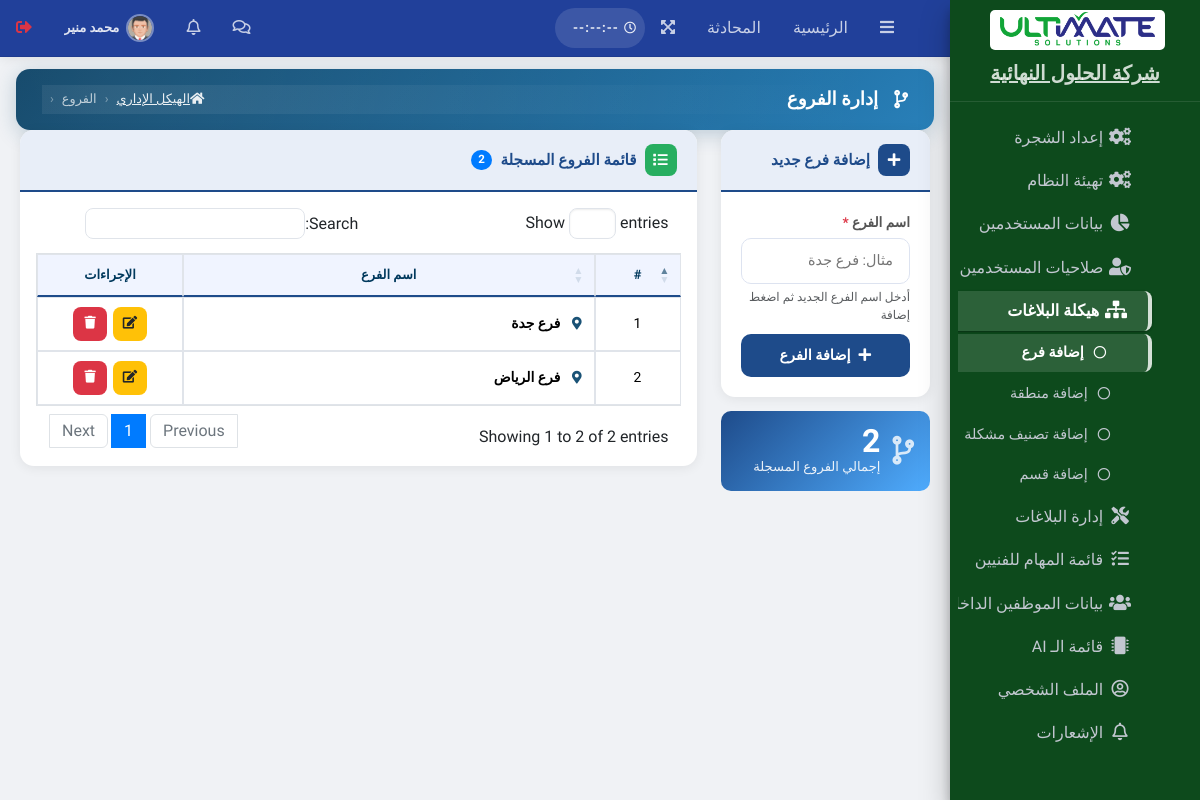
The app's page /admin/pages/forms/addbranch.php (signed in) with its own data.
### tables this page shows
CREATE TABLE `sys_settings` (
  `id`               INT(11)      NOT NULL AUTO_INCREMENT,
  `system_name`      VARCHAR(255) NOT NULL DEFAULT 'وَصْل',
  `system_name_en`   VARCHAR(255) NOT NULL DEFAULT 'WASL',
  `admin_email`      VARCHAR(255) DEFAULT NULL,
  `contact_number`   VARCHAR(50)  DEFAULT NULL,
  `address`          TEXT         DEFAULT NULL,
  `system_logo`      VARCHAR(255) DEFAULT NULL,
  `cr_number`        VARCHAR(20)  DEFAULT NULL COMMENT 'السجل التجاري للشركة',
  `vat_number`       VARCHAR(15)  DEFAULT NULL COMMENT 'الرقم الضريبي للشركة',
  `maintenance_mode` TINYINT(1)   NOT NULL DEFAULT 0,
  `timezone`         VARCHAR(50)  NOT NULL DEFAULT 'Asia/Riyadh',
  `created_at`       TIMESTAMP    NOT NULL DEFAULT CURRENT_TIMESTAMP,
  `updated_at`       TIMESTAMP    NOT NULL DEFAULT CURRENT_TIMESTAMP ON UPDATE CURRENT_TIMESTAMP,
  PRIMARY KEY (`id`)
);

CREATE TABLE `sys_menu` (
  `id`             INT(11)      NOT NULL AUTO_INCREMENT,
  `title`          VARCHAR(100) NOT NULL,
  `icon`           VARCHAR(60)  NOT NULL DEFAULT 'far fa-circle',
  `link`           VARCHAR(255) NOT NULL DEFAULT '#',
  `parent_id`      INT(11)      NOT NULL DEFAULT 0,
  `permission_key` VARCHAR(100) DEFAULT NULL,
  `sort_order`     INT(11)      NOT NULL DEFAULT 0,
  PRIMARY KEY (`id`),
  KEY `idx_parent_id` (`parent_id`)
);

CREATE TABLE `branches` (
  `id`          INT(11)      NOT NULL AUTO_INCREMENT,
  `branch_name` VARCHAR(100) NOT NULL,
  `city`        VARCHAR(100) DEFAULT NULL COMMENT 'المدينة',
  `region`      ENUM(
    'الرياض','مكة المكرمة','المدينة المنورة','القصيم',
    'المنطقة الشرقية','عسير','تبوك','حائل',
    'الحدود الشمالية','جازان','نجران','الباحة','الجوف','أخرى'
  ) DEFAULT 'أخرى' COMMENT 'المنطقة الإدارية',
  `address`     TEXT         DEFAULT NULL,
  `phone`       VARCHAR(20)  DEFAULT NULL,
  `manager_id`  INT(11)      DEFAULT NULL COMMENT 'مدير الفرع FK→sys_users',
  `is_active`   TINYINT(1)   NOT NULL DEFAULT 1,
  PRIMARY KEY (`id`),
  KEY `idx_manager` (`manager_id`)
);

### admin/pages/forms/addbranch.php (the view, shortened to what this page needs)
<?php
require __DIR__ . "/../../../config/db.php";
$current_user_id = $_SESSION['user_id'] ?? null;
$page_path       = "pages/forms/addbranch.php";
$can_add = $can_edit = $can_delete = 0;
$menuStmt = $pdo->prepare("SELECT id FROM sys_menu WHERE link = ?");
$menuStmt->execute([$page_path]);
$current_page_id = $menuStmt->fetchColumn() ?? 0;
if ($current_page_id > 0) {
    $accStmt = $pdo->prepare("SELECT can_add,can_edit,can_delete FROM user_menu_access WHERE user_id=? AND menu_id=?");
    $accStmt->execute([$current_user_id, $current_page_id]);
    $p = $accStmt->fetch(PDO::FETCH_ASSOC);
    if ($p) { $can_add=(int)$p['can_add']; $can_edit=(int)$p['can_edit']; $can_delete=(int)$p['can_delete']; }
}
$allBranches = $pdo->query("SELECT * FROM branches ORDER BY id ASC")->fetchAll(PDO::FETCH_ASSOC);
$totalBranches = count($allBranches);
?>
<!DOCTYPE html>
<html lang="ar" dir="rtl">
<head>
<link rel="stylesheet" href="../../plugins/fontawesome-free/css/all.min.css">
<link rel="stylesheet" href="../../dist/css/adminlte.min.css">
<link rel="stylesheet" href="https://cdn.rtlcss.com/bootstrap/v4.2.1/css/bootstrap.min.css">
<link rel="stylesheet" href="../../dist/css/custom.css?v=202606261542">
<link rel="stylesheet" href="https://cdn.datatables.net/1.13.6/css/dataTables.bootstrap4.min.css">
</head>
<body class="hold-transition sidebar-mini layout-fixed">
<div class="wrapper">
<?php include(__DIR__ . '/../../main-header.php'); ?>
<?php include(__DIR__ . '/../../main-sidebar.php'); ?>
<div class="content-wrapper">
<section class="content-header">
    <div class="container-fluid">
        <div class="page-banner">
            <h4><i class="fas fa-code-branch ml-2"></i>إدارة الفروع</h4>
            <ol class="breadcrumb mb-0">
                <li class="breadcrumb-item"><a href="../../index.php"><i class="fas fa-home"></i></a></li>
                <li class="breadcrumb-item"><a href="#">الهيكل الإداري</a></li>
                <li class="breadcrumb-item active">الفروع</li>
            </ol>
        </div>
    </div>
</section>
<section class="content">
<div class="container-fluid">
<div class="row">
    <div class="col-lg-3 col-md-4 mb-4">
        <div class="form-card">
            <div class="card-head">
                <h6><div class="ch-icon"><i class="fas fa-plus"></i></div>إضافة فرع جديد</h6>
            </div>
            <div class="form-body">
                <form method="POST" id="addForm">
                    <label style="font-weight:600;font-size:.85rem;color:#555;margin-bottom:6px;display:block">
                        اسم الفرع <span style="color:#dc3545">*</span>
                    </label>
                    <input type="text" name="branch_name" id="branchInput"
                           class="add-input" placeholder="مثال: فرع جدة" required
                           autocomplete="off">
                    <small class="text-muted" style="font-size:.75rem;display:block;margin-top:4px">
                        أدخل اسم الفرع الجديد ثم اضغط إضافة
                    </small>
                    <?php if ($can_add): ?>
                    <button type="submit" name="add_branch" class="btn-add">
                        <i class="fas fa-plus ml-2"></i>إضافة الفرع
                    </button>
                    <?php else: ?>
                    <button type="button" class="btn-add" disabled>
                        <i class="fas fa-lock ml-2"></i>لا تملك صلاحية الإضافة
                    </button>
                    <?php endif; ?>
                </form>
            </div>
        </div>
        <div class="stat-box">
            <i class="fas fa-code-branch" style="font-size:1.8rem;opacity:.8"></i>
            <div>
                <div class="sb-num"><?= $totalBranches ?></div>
                <div class="sb-lbl">إجمالي الفروع المسجلة</div>
            </div>
        </div>
    </div>
    <div class="col-lg-9 col-md-8 mb-4">
        <div class="list-card">
            <div class="card-head">
                <h6>
                    <div class="ch-icon" style="background:#27ae60"><i class="fas fa-list"></i></div>
                    قائمة الفروع المسجلة
                    <span class="badge badge-primary badge-pill" style="font-size:.72rem"><?= $totalBranches ?></span>
                </h6>
            </div>
            <div class="card-body p-3">
                <div class="table-responsive">
                    <table id="branchTable" class="table table-hover table-bordered" style="width:100%">
                        <thead>
                            <tr>
                                <th style="width:60px">#</th>
                                <th>اسم الفرع</th>
                                <th style="width:120px">الإجراءات</th>
                            </tr>
                        </thead>
                        <tbody>
                            <?php foreach ($allBranches as $i => $row): ?>
                            <tr>
                                <td><?= $i+1 ?></td>
                                <td class="branch-name-cell">
                                    <i class="fas fa-map-marker-alt text-primary ml-2" style="font-size:.8rem"></i>
                                    <?= htmlspecialchars($row['branch_name']) ?>
                                </td>
                                <td>
                                    <div style="display:flex;gap:6px;justify-content:center">
                                        <?php if ($can_edit): ?>
                                        <button class="btn-act btn-edit edit-btn"
                                                data-id="<?= $row['id'] ?>"
                                                data-name="<?= htmlspecialchars($row['branch_name'], ENT_QUOTES) ?>"
                                                title="تعديل">
                                            <i class="fas fa-edit" style="font-size:.8rem"></i>
                                        </button>
                                        <?php else: ?>
                                        <span class="btn-act btn-dis" title="لا تملك صلاحية التعديل">
                                            <i class="fas fa-edit" style="font-size:.8rem"></i>
                                        </span>
                                        <?php endif; ?>
                                        <?php if ($can_delete): ?>
                                        <button class="btn-act btn-del del-btn"
                                                data-id="<?= $row['id'] ?>"
                                                data-name="<?= htmlspecialchars($row['branch_name'], ENT_QUOTES) ?>"
                                                title="حذف">
                                            <i class="fas fa-trash" style="font-size:.8rem"></i>
                                        </button>
                                        <?php else: ?>
                                        <span class="btn-act btn-dis" title="لا تملك صلاحية الحذف">
                                            <i class="fas fa-trash" style="font-size:.8rem"></i>
                                        </span>
                                        <?php endif; ?>
                                    </div>
                                </td>
                            </tr>
                            <?php endforeach; ?>
                        </tbody>
                    </table>
                </div>
            </div>
        </div>
    </div>
</div>
</div>
</section>
</div>
</div>
</body>
</html>

### admin/main-sidebar.php (shortened to what this page needs)
<?php
$base_url = (isset($_SERVER['SERVER_NAME']) && str_ends_with($_SERVER['SERVER_NAME'], '.wuaze.com'))
    ? '/admin/'
    : '/UltimatesolutionsCrm/admin/';
$current_page = basename($_SERVER['PHP_SELF']);
$logged_user_id = $_SESSION['user_id'] ?? 0;
$role_code = $_SESSION['role_code'] ?? '';
$systemData = $pdo->query("SELECT system_name, system_logo FROM sys_settings LIMIT 1")->fetch(PDO::FETCH_ASSOC);
$systemName = $systemData['system_name'] ?? "T-LINK";
$permissions = [];
if ($role_code === 'MainAdmin') {
    $all_ids = $pdo->query("SELECT id FROM sys_menu")->fetchAll(PDO::FETCH_COLUMN);
    $permissions = array_fill_keys($all_ids, 1);
} else {
    $stmt = $pdo->prepare("SELECT menu_id FROM user_menu_access WHERE user_id = ? AND can_view = 1");
    $stmt->execute([$logged_user_id]);
    $permissions = array_fill_keys($stmt->fetchAll(PDO::FETCH_COLUMN), 1);
}
$all_menus = $pdo->query("SELECT * FROM sys_menu ORDER BY parent_id ASC, sort_order ASC")->fetchAll(PDO::FETCH_ASSOC);
$menu_tree = [];
foreach ($all_menus as $item) {
    if (isset($permissions[$item['id']])) {
        if ($item['parent_id'] == 0) {
            $menu_tree[$item['id']] = $item;
            $menu_tree[$item['id']]['children'] = [];
        } else {
            if (isset($menu_tree[$item['parent_id']])) {
                $menu_tree[$item['parent_id']]['children'][] = $item;
            }
        }
    }
}
?>
<aside class="main-sidebar sidebar-dark-primary elevation-4"
    style="background-color: <?= $visuals['sidebar_color'] ?? '#1e272e'; ?> !important;">
    <a href="<?= $base_url ?>index.php" class="brand-link text-center">
        <img src="<?= $base_url ?>dist/img/<?= htmlspecialchars($systemData['system_logo'] ?? 'logo-tlink.png'); ?>"
            alt="Logo" class="brand-image  "
            style="float: none; max-height: 40px; background-color: white; padding: 2px; border-radius:5px">
        <span class="brand-text font-weight-bold d-block mt-2"><?= htmlspecialchars($systemName); ?></span>
    </a>
    <div class="sidebar">
        <nav class="mt-3">
            <ul class="nav nav-pills nav-sidebar flex-column nav-child-indent" data-widget="treeview" role="menu"
                data-accordion="false">
                <?php foreach ($menu_tree as $main):
                    $has_sub = !empty($main['children']);
                    $is_open = false;
                    if ($has_sub) {
                        foreach ($main['children'] as $child) {
                            if (basename($child['link']) == $current_page) {
                                $is_open = true;
                                break;
                            }
                        }
                    } else {
                        $is_open = (basename($main['link']) == $current_page);
                    }
                ?>
                    <li class="nav-item <?= ($has_sub && $is_open) ? 'menu-open' : '' ?>">
                        <a href="<?= $has_sub ? '#' : $base_url . $main['link'] ?>"
                            class="nav-link <?= $is_open ? 'active' : '' ?>">
                            <i class="nav-icon <?= htmlspecialchars($main['icon'] ?: 'fas fa-th-large') ?>"></i>
                            <p>
                                <?= htmlspecialchars($main['title']) ?>
                            </p>
                        </a>
                        <?php if ($has_sub): ?>
                            <ul class="nav nav-treeview">
                                <?php foreach ($main['children'] as $sub):
                                    $sub_active = (basename($sub['link']) == $current_page) ? 'active' : '';
                                ?>
                                    <li class="nav-item">
                                        <a href="<?= $base_url . $sub['link'] ?>" class="nav-link <?= $sub_active ?>">
                                            <i class="<?= htmlspecialchars($sub['icon'] ?: 'far fa-circle') ?> nav-icon"
                                                style="font-size: 0.8rem;"></i>
                                            <p><?= htmlspecialchars($sub['title']) ?></p>
                                        </a>
                                    </li>
                                <?php endforeach; ?>
                            </ul>
                        <?php endif; ?>
                    </li>
                <?php endforeach; ?>
            </ul>
        </nav>
    </div>
</aside>

### admin/pages/forms/addbranch.php (style rules this page uses)
:root { --p:#1e4b8a; --p-lt:#e8eef8; --gold:#f39c12; }
body { direction:rtl; text-align:right; font-family:'Source Sans Pro',Arial,sans-serif; background:#f4f6f9; }
.form-card, .list-card { background:#fff; border-radius:14px; box-shadow:0 2px 12px rgba(0,0,0,.07); overflow:hidden; }
.card-head { padding:14px 20px; border-bottom:2px solid var(--p); background:var(--p-lt); display:flex; align-items:center; justify-content:space-between; }
.card-head h6 { margin:0; color:var(--p); font-weight:700; font-size:.95rem; display:flex; align-items:center; gap:8px; }
.card-head .ch-icon { width:32px; height:32px; border-radius:8px; background:var(--p); color:#fff; display:flex; align-items:center; justify-content:center; font-size:.9rem; }
.form-body { padding:20px; }
.add-input { width:100%; border:1.5px solid #dde3f0; border-radius:10px; padding:11px 16px; font-size:.9rem; transition:border-color .2s,box-shadow .2s; }
.btn-add { width:100%; background:var(--p); color:#fff; border:none; border-radius:10px; padding:11px; font-size:.9rem; font-weight:700; margin-top:10px; transition:background .2s,transform .1s; cursor:pointer; }
.stat-box { background:linear-gradient(135deg,#1e4b8a,#4facfe); border-radius:10px; padding:14px 16px; color:#fff; margin-top:14px; display:flex; align-items:center; gap:12px; }
.stat-box .sb-num { font-size:2rem; font-weight:800; line-height:1; }
.stat-box .sb-lbl { font-size:.82rem; opacity:.9; }
#branchTable th { background:#f0f4ff; border-bottom:2px solid var(--p)!important; white-space:nowrap; text-align:center; }
#branchTable td { vertical-align:middle; text-align:center; }
.branch-name-cell { font-weight:600; color:#222; text-align:right!important; padding-right:18px!important; }
.btn-act { width:34px; height:34px; border-radius:8px; display:inline-flex; align-items:center; justify-content:center; border:none; cursor:pointer; transition:opacity .15s; }
.btn-edit { background:#ffc107; color:#212529; }
.btn-del { background:#dc3545; color:#fff; }

### admin/main-sidebar.php (style rules this page uses)
.main-sidebar { transition: all 0.3s ease-in-out; }
.nav-link.active { background-color: rgba(255, 255, 255, 0.1) !important; border-right: 4px solid #3498db; }
.nav-treeview>.nav-item>.nav-link { padding-right: 2rem !important; font-size: 0.9rem; }
.brand-link { border-bottom: 1px solid rgba(255, 255, 255, 0.1) !important; }
.sidebar { max-height: calc(100vh - 120px); overflow-y: auto; overflow-x: hidden; }

### records on screen
sys_settings: system_logo (picture), system_name "شركة الحلول النهائية"
sys_menu: title "إعداد الشجرة"
sys_menu: title "تهيئة النظام"
sys_menu: title "بيانات المستخدمين"
sys_menu: title "صلاحيات المستخدمين"
sys_menu: title "هيكلة البلاغات"
sys_menu: title "إضافة فرع"
sys_menu: title "إضافة منطقة"
sys_menu: title "إضافة تصنيف مشكلة"
sys_menu: title "إضافة قسم"
sys_menu: title "إدارة البلاغات"
sys_menu: title "قائمة المهام للفنيين"
sys_menu: title "بيانات الموظفين…"
sys_menu: title "قائمة الـ AI"
sys_menu: title "الملف الشخصي"
sys_menu: title "الإشعارات"
branches: branch_name "فرع جدة"
branches: branch_name "فرع الرياض"

### other values on screen
$userName "محمد منير"
$totalBranches "2"
